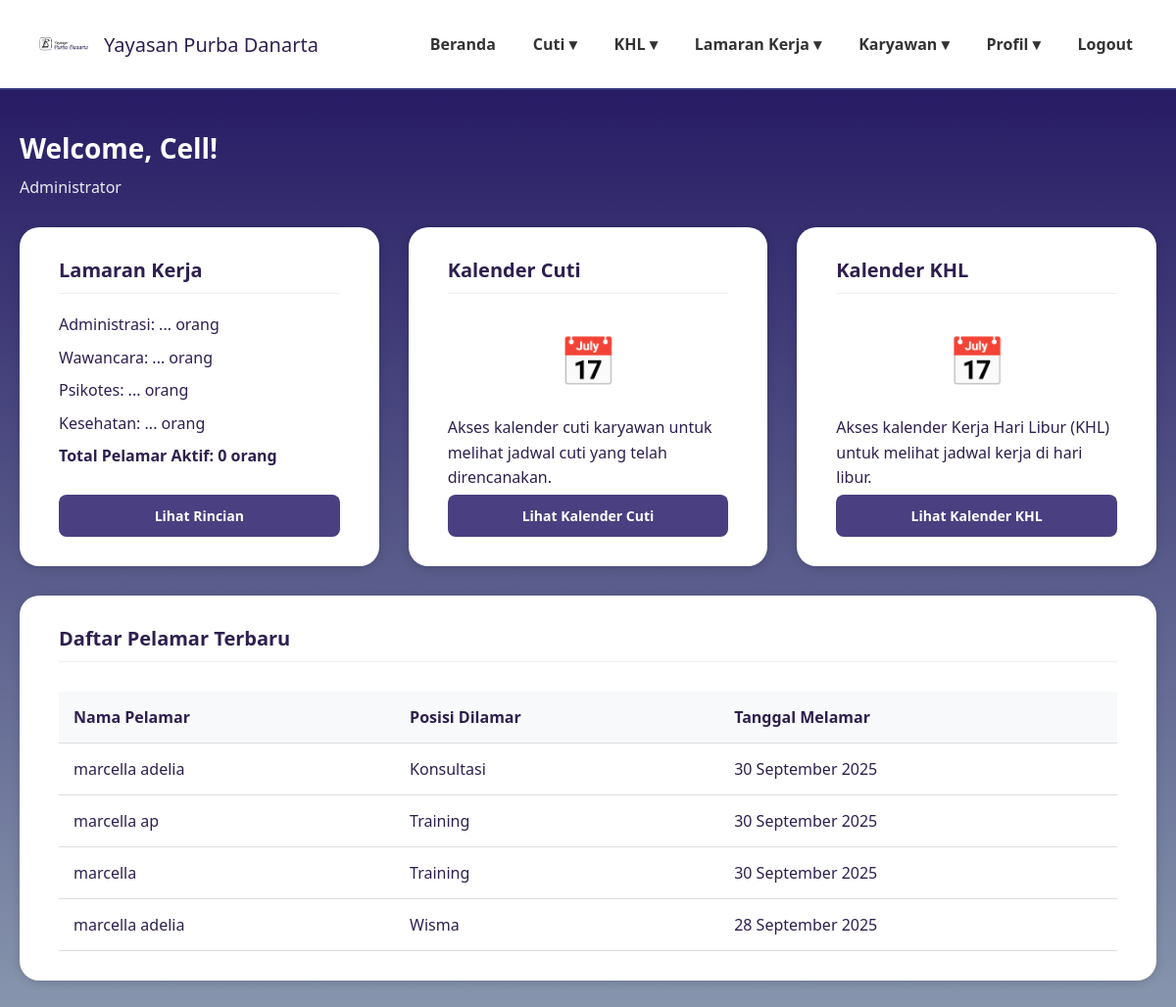
Screenshot of /dashboardadmin.php with the database file from the repository.
### tables this page shows
CREATE TABLE `data_pelamar` (
  `id` int(11) NOT NULL,
  `user_id` int(11) NOT NULL,
  `nama_lengkap` varchar(100) DEFAULT NULL,
  `posisi_dilamar` varchar(100) DEFAULT NULL,
  `jenis_kelamin` varchar(20) DEFAULT NULL,
  `tempat_lahir` varchar(100) DEFAULT NULL,
  `tanggal_lahir` date DEFAULT NULL,
  `nik` varchar(50) DEFAULT NULL,
  `alamat_rumah` text DEFAULT NULL,
  `no_telp` varchar(20) DEFAULT NULL,
  `email` varchar(100) DEFAULT NULL,
  `agama` varchar(50) DEFAULT NULL,
  `kontak_darurat` varchar(50) DEFAULT NULL,
  `pendidikan_terakhir` varchar(50) DEFAULT NULL,
  `surat_lamaran` varchar(255) DEFAULT NULL,
  `cv` varchar(255) DEFAULT NULL,
  `photo_formal` varchar(255) DEFAULT NULL,
  `ijazah_transkrip` varchar(255) DEFAULT NULL,
  `berkas_pendukung` varchar(255) DEFAULT NULL,
  `ktp` varchar(255) DEFAULT NULL,
  `status` varchar(50) DEFAULT 'Menunggu Proses',
  `status_seleksi` varchar(100) DEFAULT 'Proses seleksi sedang berlangsung',
  `pengumuman` text DEFAULT 'Belum ada pengumuman saat ini.',
  `created_at` timestamp NOT NULL DEFAULT current_timestamp()
);

### dashboardadmin.php (the view, shortened to what this page needs)
<?php
require 'config.php';
$query_total_pelamar = "SELECT COUNT(id) AS total FROM data_pelamar WHERE status = 'Menunggu Proses'";
$result_total = $conn->query($query_total_pelamar);
$total_pelamar = $result_total->fetch_assoc()['total'] ?? 0;
$query_tabel = "SELECT nama_lengkap, posisi_dilamar, created_at FROM data_pelamar ORDER BY created_at DESC LIMIT 5";
$result_tabel = $conn->query($query_tabel);
?>
<!DOCTYPE html>
<html lang="id">
<head>
</head>
<body>
<header>
  <div class="logo">
    <img src="image/namayayasan.png" alt="Logo Yayasan">
    <span>Yayasan Purba Danarta</span>
  </div>
    <nav>
        <ul>
        <li><a href="dashboardadmin.php">Beranda</a></li>
        <li><a href="#">Cuti ▾</a>
        </li>
        <li><a href="#">KHL ▾</a>
        </li>
        <li><a href="#">Lamaran Kerja ▾</a>
        </li>
        <li><a href="#">Karyawan ▾</a>
        </li>
        <li><a href="#">Profil ▾</a></li>
          <ul>
                <li><a href="logout2.php">Logout</a></li>
            </ul>
        </ul>
    </nav>
</header>
<main>
    <h1>Welcome, Cell!</h1>
    <p class="admin-title">Administrator</p>
    <div class="dashboard-grid">
        <div class="card">
            <h3>Lamaran Kerja</h3>
            <p>Administrasi: ... orang</p>
            <p>Wawancara: ... orang</p>
            <p>Psikotes: ... orang</p>
            <p>Kesehatan: ... orang</p>
            <p><strong>Total Pelamar Aktif: <?php echo $total_pelamar; ?> orang</strong></p>
            <a href="administrasi_pelamar.php" class="btn">Lihat Rincian</a>
        </div>
        <div class="card">
            <h3>Kalender Cuti</h3>
            <div class="calendar-icon">📅</div>
            <p>Akses kalender cuti karyawan untuk melihat jadwal cuti yang telah direncanakan.</p>
            <a href="kalender_cuti.php" class="btn">Lihat Kalender Cuti</a>
        </div>
        <div class="card">
            <h3>Kalender KHL</h3>
            <div class="calendar-icon">📅</div>
            <p>Akses kalender Kerja Hari Libur (KHL) untuk melihat jadwal kerja di hari libur.</p>
            <a href="kalender_khl.php" class="btn">Lihat Kalender KHL</a>
        </div>
    </div>
    <div class="card">
        <h3>Daftar Pelamar Terbaru</h3>
        <table class="data-table">
            <thead>
                <tr>
                    <th>Nama Pelamar</th>
                    <th>Posisi Dilamar</th>
                    <th>Tanggal Melamar</th>
                </tr>
            </thead>
            <tbody>
                <?php if ($result_tabel->num_rows > 0): ?>
                    <?php while($row = $result_tabel->fetch_assoc()): ?>
                        <tr>
                            <td><?= htmlspecialchars($row['nama_lengkap']) ?></td>
                            <td><?= htmlspecialchars($row['posisi_dilamar']) ?></td>
                            <td><?= date('d F Y', strtotime($row['created_at'])) ?></td>
                        </tr>
                    <?php endwhile; ?>
                <?php else: ?>
                    <tr>
                        <td colspan="3">Tidak ada data pelamar saat ini.</td>
                    </tr>
                <?php endif; ?>
            </tbody>
        </table>
    </div>
</main>
</body>
</html>

### dashboardadmin.php (style rules this page uses)
body { margin:0; font-family:'Segoe UI', Tahoma, Geneva, Verdana, sans-serif; background: linear-gradient(180deg,#1E105E 0%,#8897AE 100%); min-height:100vh; color:#fff; }
header { background:rgba(255,255,255,1); padding:20px 40px; display:flex; justify-content:space-between; align-items:center; border-bottom:2px solid #34377c; flex-wrap:wrap; }
.logo { display:flex; align-items:center; gap:16px; font-weight:500; font-size:20px; color:#2e1f4f; }
.logo img { width: 50px; height: 50px; object-fit: contain; border-radius: 50%; }
nav ul { list-style:none; margin:0; padding:0; display:flex; gap:30px; }
nav li { position:relative; }
nav a { text-decoration:none; color:#333; font-weight:600; padding:8px 4px; display:block; }
main { max-width:1200px; margin:40px auto; padding:0 20px; }
h1 { text-align:left; font-size:28px; margin-bottom:10px; }
p.admin-title { font-size: 16px; margin-top: 0; margin-bottom: 30px; font-weight: 400; opacity: 0.9; }
.dashboard-grid { display: grid; grid-template-columns: repeat(auto-fit, minmax(300px, 1fr)); gap: 30px; margin-bottom: 30px; }
.card { background:#fff; color:#2e1f4f; border-radius:20px; padding:30px 40px; box-shadow:0 2px 10px rgba(0,0,0,0.15); display: flex; flex-direction: column; }
.card h3 { margin-top:0; font-size:20px; margin-bottom:15px; border-bottom: 1px solid #eee; padding-bottom: 10px; }
.card p { margin: 4px 0; line-height: 1.6; }
.btn { display:inline-block; background:#4a3f81; color:#fff; padding:12px 20px; border-radius:8px; text-decoration:none; font-weight:600; font-size:14px; margin-top: auto; text-align: center; transition: background-color 0.3s; }
.calendar-icon { font-size: 3rem; text-align: center; margin: 20px 0; color: #1E105E; }
.data-table { width: 100%; border-collapse: collapse; margin-top: 15px; }
.data-table th, .data-table td { padding: 15px; text-align: left; border-bottom: 1px solid #ddd; }
.data-table th { background-color: #f8f9fa; font-weight: 600; }

### rows the page displays
data_pelamar: nama_lengkap "marcella adelia", posisi_dilamar "Konsultasi", created_at "30 September 2025"
data_pelamar: nama_lengkap "marcella ap", posisi_dilamar "Training", created_at "30 September 2025"
data_pelamar: nama_lengkap "marcella", posisi_dilamar "Training", created_at "30 September 2025"
data_pelamar: nama_lengkap "marcella adelia", posisi_dilamar "Wisma", created_at "28 September 2025"

### other values shown
$total_pelamar "0"
